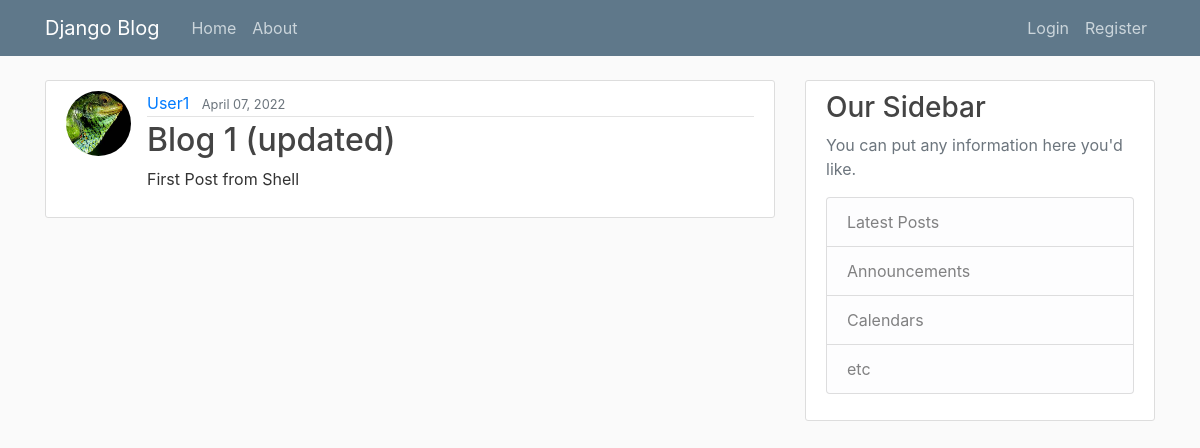
The app's page /post/1/ with its own data.
### blogapp/models.py (models this page shows, shortened)
class Post(models.Model):
    title = models.CharField(max_length=100)
    content = models.TextField()
    date_posted = models.DateTimeField(default=timezone.now)  # auto_now_add=True
    author = models.ForeignKey(User, on_delete=models.CASCADE)

### userapp/models.py (models this page shows, shortened)
class Profile(models.Model):
    user = models.OneToOneField(User, on_delete=models.CASCADE)
    image = models.ImageField(default='default.jpg', upload_to='profile_pics')

### blogapp/views.py (the view)
# urls.py: path('post/<int:pk>/', views.PostDetailView.as_view(), name='detail'),
class PostDetailView(DetailView):
    model = Post
    context_object_name = 'post'

### blogapp/templates/blogapp/post_detail.html (shortened to what this page needs)
{% extends "blogapp/base.html" %}
{% block body %}
<article class="media content-section">
    <img class = "rounded-circle article-img" src="{{ post.author.profile.image.url }}">
    <div class="media-body">
        <div class="article-metadata">
            <a class="mr-2" href="{% url 'blogapp:userpost' post.author.username %}">{{ post.author }}</a>
            <small class="text-muted">{{ post.date_posted|date:"F d, Y" }}</small>
        </div>
        <h2 class="article-title">{{ post.title }}</h2>
        <p class="article-content">{{ post.content }}</p>
    </div>
</article>
{% endblock body %}

### blogapp/static/blogapp/main.css (style rules this page uses)
body { background: #fafafa; color: #333333; margin-top: 5rem; }
h1, h2, h3, h4, h5, h6 { color: #444444; }
.content-section { background: #ffffff; padding: 10px 20px; border: 1px solid #dddddd; border-radius: 3px; margin-bottom: 20px; }
.article-title { color: #444444; }
.article-content { white-space: pre-line; }
.article-img { height: 65px; width: 65px; margin-right: 16px; }
.article-metadata { padding-bottom: 1px; margin-bottom: 4px; border-bottom: 1px solid #e3e3e3 }

### records on screen
Post: author.profile.image (picture), author "User1", date_posted "April 07, 2022", title "Blog 1 (updated)", content "First Post from Shell"
